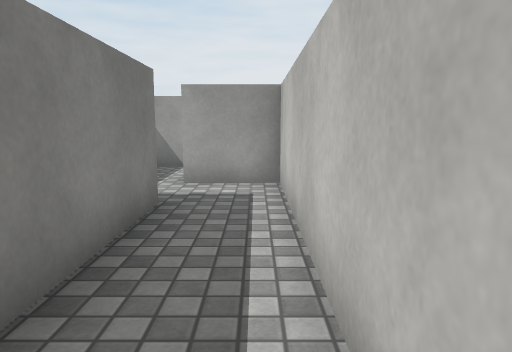
view 1 (above)

19 first-person views from a walk through a scene from a Unity 3-D project. The camera is 1.2 m above the floor, tilts 8° down and sees 70° across. The floor is counted in squares, 1 m on a side. Each view is taken from the middle of a square. On the plan, view 1 faces up. The plan holds only what a view shows up to about 15 squares ahead; the rest is blank. The player character is not drawn. Door leaves are left out, so doorways stand open. Surface patterns are stand-ins for the level's own textures.

view 2
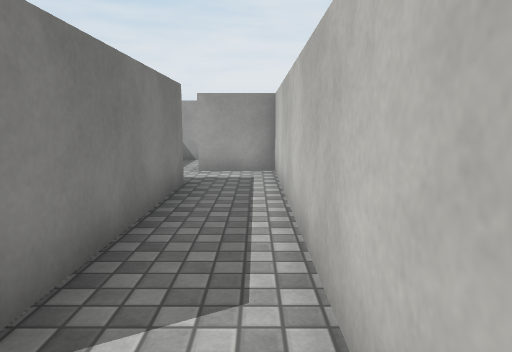

view 3
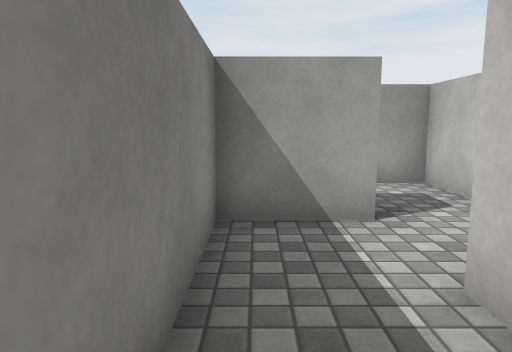

view 4
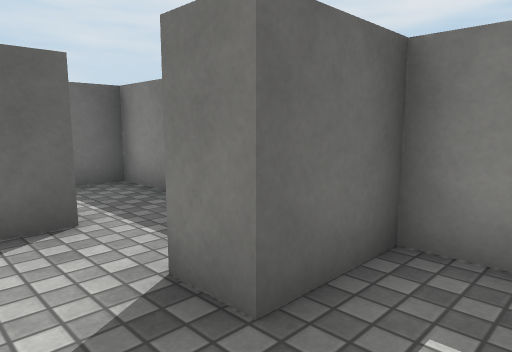

view 5
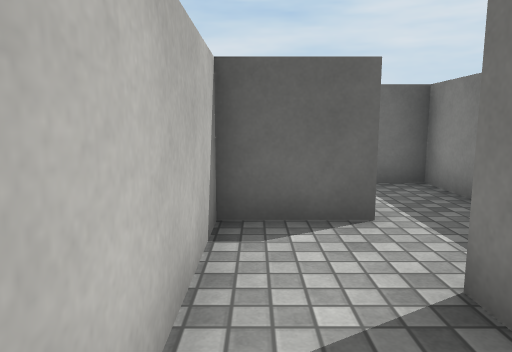

view 6
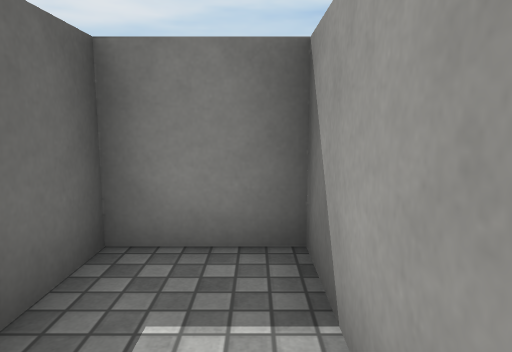

view 7
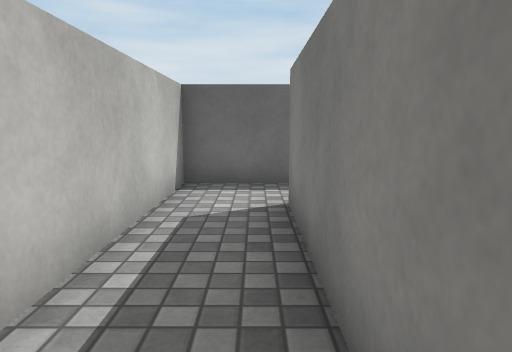

view 8
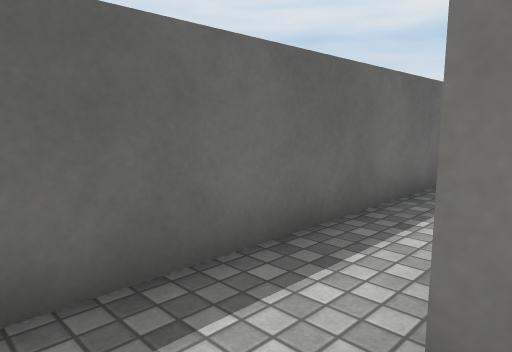

view 9
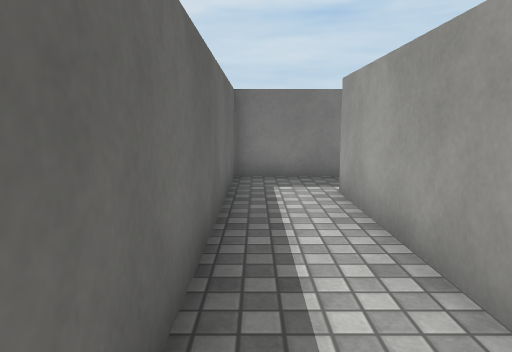

view 10
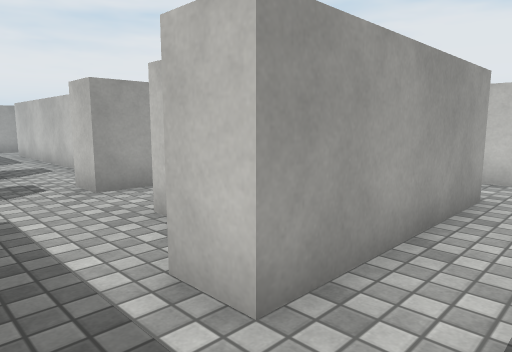

view 11
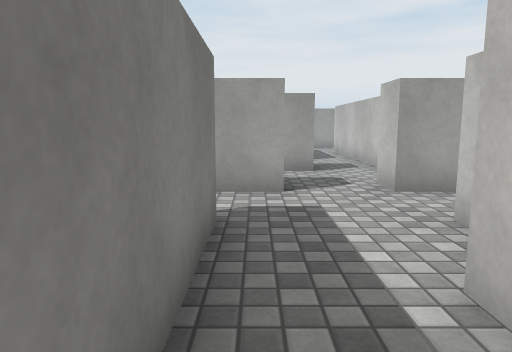

view 12
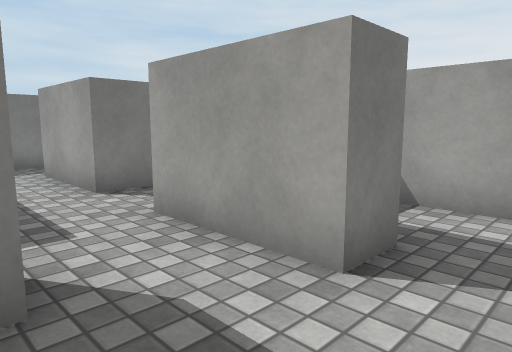

view 13
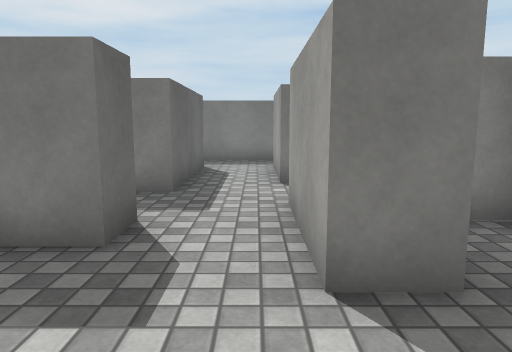

view 14
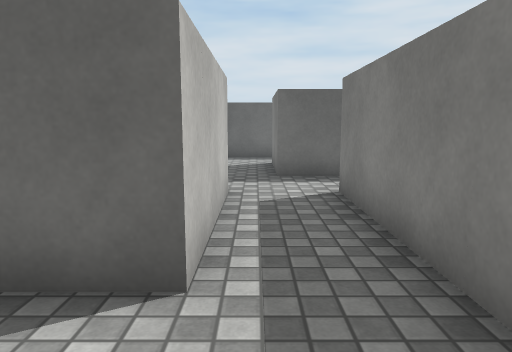

view 15
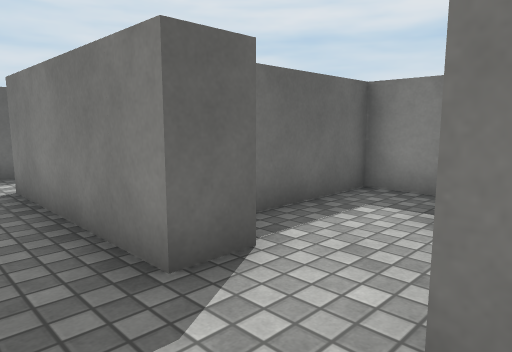

view 16
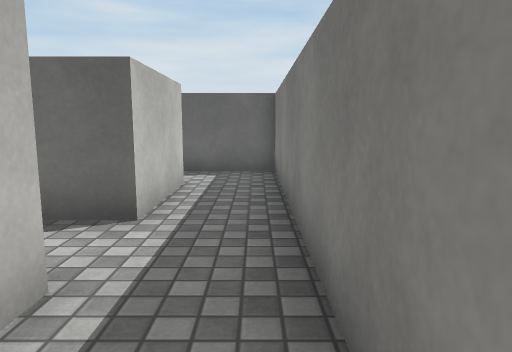

view 17
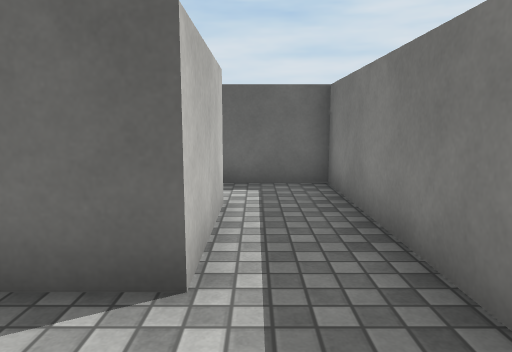

view 18
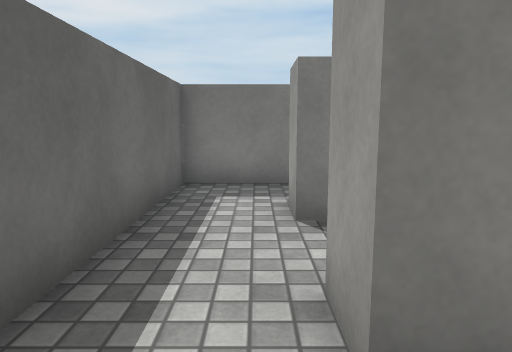

view 19
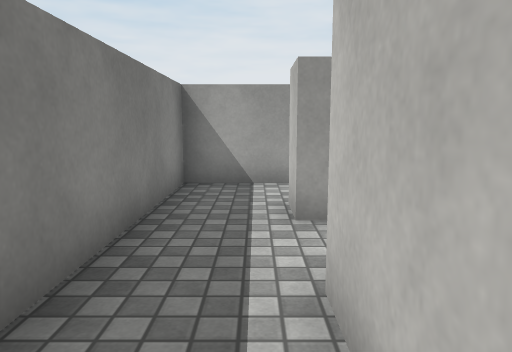

### Floor plan
Points are (right, up) in squares from view 1. A wall is a line through its corners. A room is listed if a view was taken in it or the views show most of it. See-through windows are left out.
Room 1 (views 1, 2, 3, 4, 5, 6, 7, 8, 9, 10, 11)
walls: (-1.5, 5.5) (-1.5, -0.5) (-6.5, -0.5) (-6.5, 0.5); (-8.5, 0.5) (-8.5, -2.5) (0.5, -2.5) (0.5, 13.5) (-3.5, 13.5) (-3.5, 5.5) (-2.5, 5.5)
ways out: opening at (-7.5, 0) to room 2
objects: white block (-3, 11) to (-2, 11); white block (-1, 8) to (0, 8)
Room 2 (views 12, 13)
walls: (-4.4, 4.5) (-5.5, 4.5) (-5.5, 5.5); (-7.5, 5.6) (-7.5, 4.5) (-9.5, 4.5); (-9.5, 2.5) (-8.5, 2.5) (-8.5, 0.5)
ways out: opening at (-7.5, 0) to room 1; opening at (-9, 3.5) to room 5; opening at (-6.5, 5) to room 6
objects: white block (-5, 1) to (-5, 2)
Room 3 (views 14, 15)
walls: (-4.5, 8.4) (-4.5, 14.5); (-10.5, 7.5) (-10.5, 8.5) (-9.1, 8.5); (-13.5, 9.5) (-12.5, 9.5) (-12.5, 7.5)
ways out: opening at (-11.5, 8) to room 6; opening at (-5.5, 8) to room 6; opening at (-13, 10.5); opening at (-10, 9.5)
Room 4 (views 16, 17, 19)
walls: (-15.5, -0.5) (-15.5, 2.5) (-13.5, 2.5); (-15.3, 7.5) (-17.5, 7.5) (-17.5, -2.5) (-15.5, -2.5)
ways out: opening at (-13, 3.5) to room 5; opening at (-15, -1.5) to room 7
objects: white block (-15, 5) to (-14, 5)
Room 5 (view 18)
walls: (-13.5, 2.5) (-11.5, 2.5) (-11.5, -0.5) (-12.5, -0.5); (-12.5, 4.5) (-13.5, 4.5); (-9.5, 4.5) (-10.5, 4.5); (-12.6, -2.5) (-9.9, -2.5)
ways out: opening at (-9, 3.5) to room 2; opening at (-13, 3.5) to room 4; opening at (-11.5, 5) to room 6; opening at (-12, -1.5) to room 7
Room 6 (no view inside)
walls: (-10.5, 4.5) (-10.5, 5.5); (-6.4, 7.5) (-8.4, 7.5); (-12.5, 7.5) (-12.5, 4.5)
ways out: opening at (-6.5, 5) to room 2; opening at (-11.5, 8) to room 3; opening at (-5.5, 8) to room 3; opening at (-11.5, 5) to room 5
objects: white block (-10, 6) to (-10, 7)
Room 7 (no view inside)
walls: (-14.5, 0) (-14.5, -0.5) (-15.5, -0.5); (-15.5, -2.5) (-12.6, -2.5)
ways out: opening at (-15, -1.5) to room 4; opening at (-12, -1.5) to room 5

Positions as (right, up) in squares from view 1, and headings:
1: (0, 0), facing up
2: (0, -2), facing up
3: (-3, 6), facing up
4: (0, 13), facing down-left
5: (0, 13), facing down
6: (0, 13), facing left
7: (-1, 5), facing down
8: (0, 0), facing down-left
9: (0, -2), facing left
10: (-8, -2), facing up-right
11: (-8, -2), facing up
12: (-6, 2), facing up-left
13: (-5, 4), facing left
14: (-11, 11), facing down
15: (-11, 12), facing down-left
16: (-17, 7), facing down
17: (-16, 5), facing down
18: (-10, -1), facing left
19: (-16, 0), facing up
